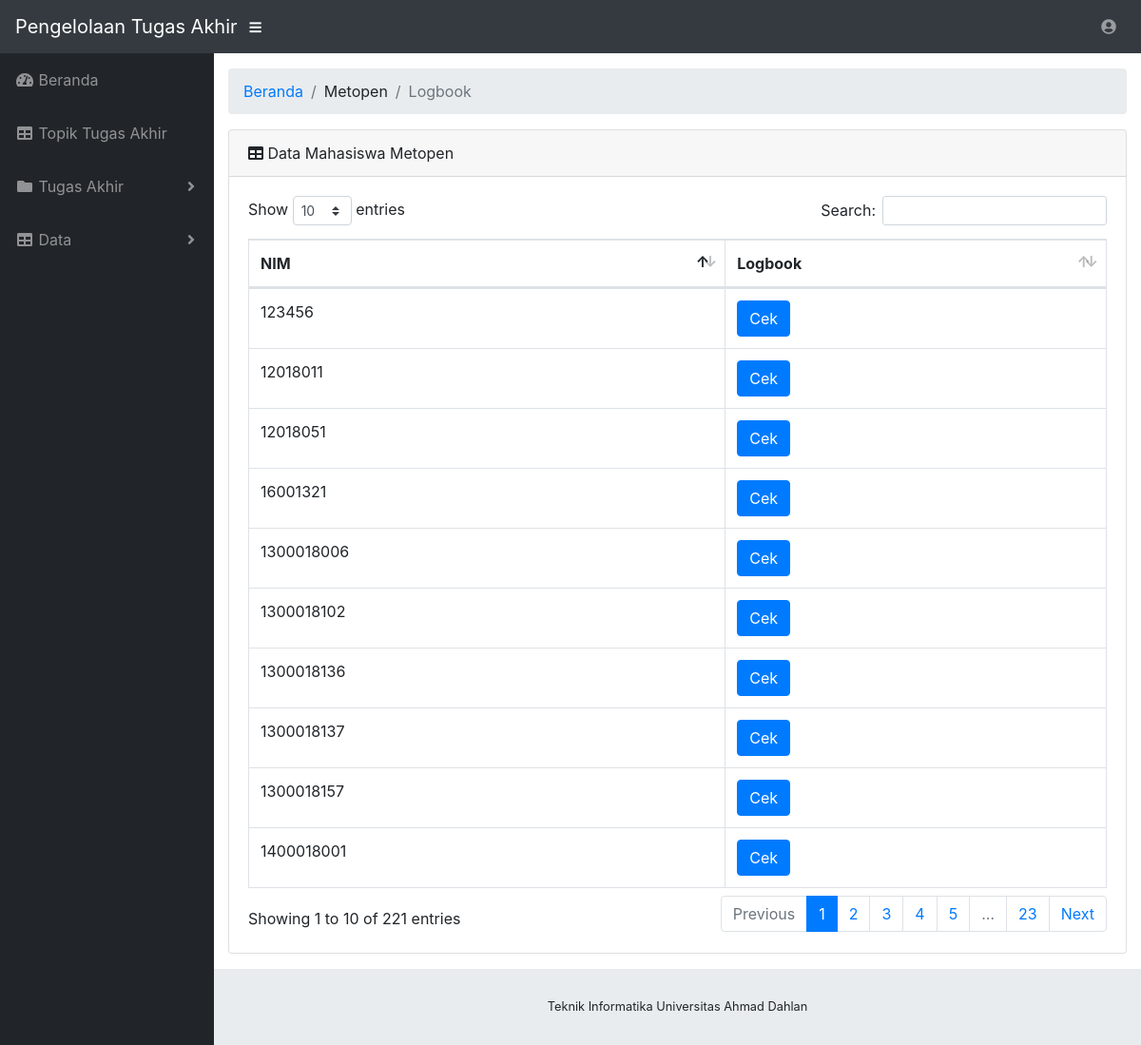
Screenshot of /logbook.php with the database file from the repository.
### tables this page shows
CREATE TABLE `mahasiswa` (
  `nim` varchar(12) NOT NULL,
  `nama_mhs` char(60) NOT NULL
);

### logbook.php (the view, shortened to what this page needs)
<!DOCTYPE html>
<html lang="en">
<head>
  <link href="vendor/fontawesome-free/css/all.min.css" rel="stylesheet" type="text/css">
  <link href="vendor/datatables/dataTables.bootstrap4.css" rel="stylesheet">
  <link href="css/sb-admin.css" rel="stylesheet">
</head>
<body id="page-top">
  <?php
  require "navbar.php";
  ?>
  <div id="wrapper">
    <?php
    require "sidebar.php";
    ?>
    <div id="content-wrapper">
      <div class="container-fluid">
        <ol class="breadcrumb">
          <li class="breadcrumb-item">
            <a href="index.php">Beranda</a>
          </li>
          <li class="breadcrumb-item">Metopen</li>
          <li class="breadcrumb-item active">Logbook</li>
        </ol>
        <div class="card mb-3">
          <div class="card-header">
            <i class="fas fa-table"></i>
            Data Mahasiswa Metopen</div>
          <div class="card-body">
            <div class="table-responsive">
              <table class="table table-bordered" id="dataTable" width="100%" cellspacing="0">
                <thead>
                  <tr>
                    <th>NIM</th>
                    <th>Logbook</th>
                  </tr>
                </thead>
                <tbody>
                 <?php
                 include "koneksi.php";
                   $hasil=mysqli_query ($konek_db, "SELECT * FROM mahasiswa");
                   while ($data=mysqli_fetch_array($hasil)) {
                     echo "
                    <tr>
                       <td>$data[nim]</td>
                       <td><a href='cek_logbook.php?nim=$data[nim]'><button class='btn btn-primary'>Cek</button></a></td>
                         </tr>"; }
                 ?>
                </tbody>
              </table>
            </div>
          </div>
        </div>
      </div>
      <?php
      require "footer.php";
       ?>
    </div>
  </div>
</body>
</html>

### rows the page displays
mahasiswa: nim "12018011"
mahasiswa: nim "12018051"
mahasiswa: nim "123456"
mahasiswa: nim "1300018006"
mahasiswa: nim "1300018102"
mahasiswa: nim "1300018136"
mahasiswa: nim "1300018137"
mahasiswa: nim "1300018157"
mahasiswa: nim "1400018001"
mahasiswa: nim "16001321"
